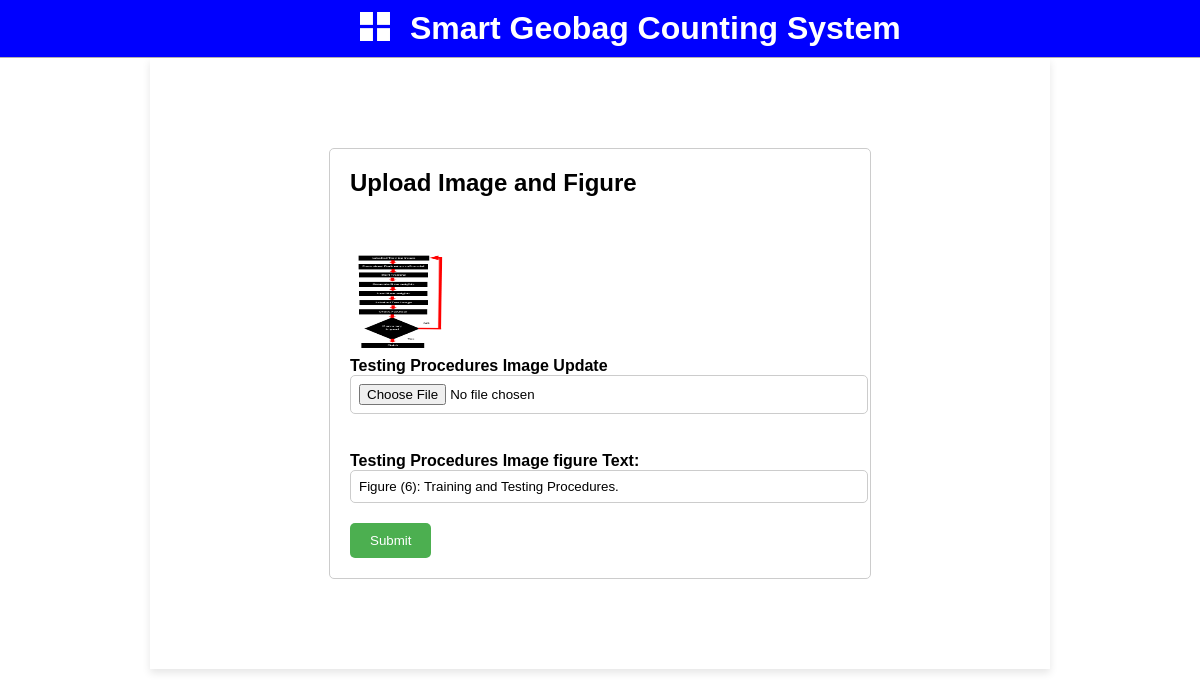
The page /testingprocedures_edit/1 on the database as committed earlier.
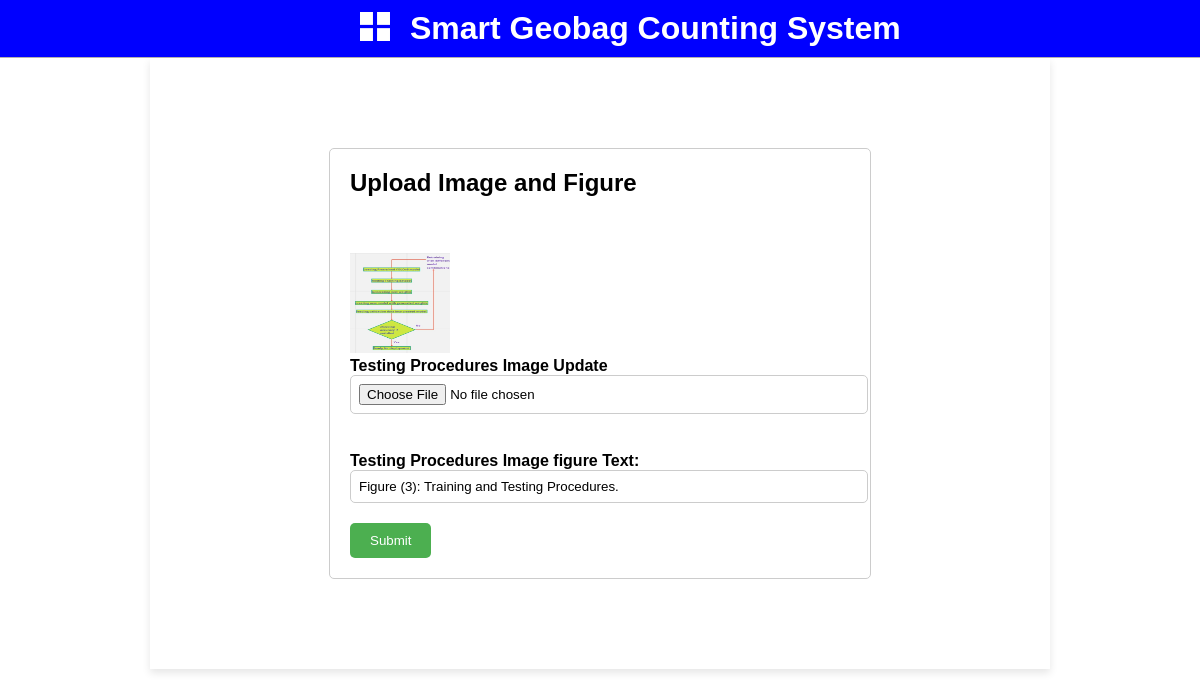
The same page on the database as committed later.
### Geobag_Counting/models.py (models this page shows)
class TestingProcedures(models.Model):
    testing_procedures_img = models.ImageField(upload_to='Geobag_at_RiverBank_img/', default='No images')
    testing_procedures_figure_text = models.CharField(max_length = 500)

### Geobag_Counting/views.py (the view)
# urls.py: path('testingprocedures_edit/<int:id>', views.testingprocedures_edit, name = 'testingprocedures_edit'),
def testingprocedures_edit(request, id):
    testingproceduresdata = TestingProcedures.objects.get(id=id)
    data = {"testingproceduresdata": testingproceduresdata}
    return render(request,'testingprocedureUpdate.html',data)

### templates/testingprocedureUpdate.html (shortened to what this page needs)
{% load static %}
<!DOCTYPE html>
<html lang="en">
<head>
    <link rel="stylesheet" href="https://cdnjs.cloudflare.com/ajax/libs/font-awesome/4.7.0/css/font-awesome.min.css">
    <link rel="stylesheet" href="https://cdnjs.cloudflare.com/ajax/libs/font-awesome/5.15.4/css/all.min.css">
    <link rel="stylesheet" href="{% static 'css/style.css' %}">
</head>
<body>
<div class = "Top-Section">
    <div class="top_bar">
        <div class = "logo">
          <a href=""><img src="{% static 'images/logo.png' %}"  alt="" >
            </a>
        <h1>Smart Geobag Counting System</h1>
    </div>
    </div>
</div>
<div class="body-section">
    <div class="form-container">
        <h2>Upload Image and Figure</h2>
        <form action="{% url 'testingprocedures_update' %}"  method="POST" enctype="multipart/form-data">
          <input type="hidden" name="id" value="{{testingproceduresdata.id}}" id=""><br><br>
        <div class="form-group">
          {% if testingproceduresdata.testing_procedures_img %}
          <img src="{{ testingproceduresdata.testing_procedures_img.url }}" alt="{{ testingproceduresdata.testing_procedures_img.name }}" style="height: 100px; width:100px;"><br>
          {% endif %}
          <label for="exampleInputImage" class="form-label">Testing Procedures Image Update</label>
          <input type="file" class="form-control" id="exampleInputImage" name="testing_procedures_img" value="{{ testingproceduresdata.testing_procedures_img.url }}" accept="image/*"><br><br>
        </div>
          <div class="form-group">
            <label for="title">Testing Procedures Image figure Text:</label>
            <input type="text" id="image_figure_text" name="testing_procedures_figure_text" value ="{{testingproceduresdata.testing_procedures_figure_text}}">
          </div>
          <button type="submit">Submit</button>
        </form>
      </div>
</div>
</body>
</html>

### static/css/style.css (style rules this page uses)
body { font-family: Arial, sans-serif; margin: 0; padding: 0; background-image: url('/static/images/back-4.jpg'); background-size: cover; background-position: center; }
.Top-Section { position: sticky; top: 0; z-index: 1000; background-color: white; }
.top_bar { display: flex; align-items: center; padding: 10px; border-bottom: 1px solid #b4afaf; background: blue; }
.logo { display: flex; align-items: center; margin-left: 350px; }
.logo a img { width: 30px; margin-right: 20px; }
.logo h1 { margin: 0; font-size: 32px; color: white; align-items: center; }
.body-section { margin-left: 150px; margin-right: 150px; background-color: #ffffff; padding: 40px; box-shadow: 0 4px 8px rgba(0, 0, 0, 0.1); }
.form-container { max-width: 500px; margin: 50px auto; padding: 20px; border: 1px solid #ccc; border-radius: 5px; }
.form-container h2 { margin-top: 0; }
.form-group { margin-bottom: 20px; }
.form-group label { display: block; font-weight: bold; }
.form-group input[type="file"], .form-group input[type="text"] { width: 100%; padding: 8px; border: 1px solid #ccc; border-radius: 5px; }
button { background-color: #4CAF50; color: white; padding: 10px 20px; border: none; border-radius: 5px; cursor: pointer; }

Rows that differ between the two databases and show on the page:
changed TestingProcedures: testing_procedures_img: a different picture; testing_procedures_figure_text "Figure (6): Training and Testing Procedures." → "Figure (3): Training and Testing Procedures."
